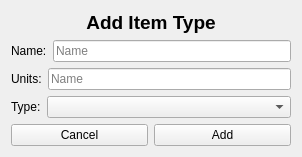
<?xml version="1.0" encoding="UTF-8"?>
<ui version="4.0">
 <class>addItemWindow</class>
 <widget class="QWidget" name="addItemWindow">
  <property name="geometry">
   <rect>
    <x>0</x>
    <y>0</y>
    <width>302</width>
    <height>153</height>
   </rect>
  </property>
  <property name="windowTitle">
   <string>Add Item</string>
  </property>
  <layout class="QVBoxLayout" name="verticalLayout">
   <item>
    <widget class="QLabel" name="label_title">
     <property name="font">
      <font>
       <pointsize>14</pointsize>
       <bold>true</bold>
      </font>
     </property>
     <property name="text">
      <string>Add Item Type</string>
     </property>
     <property name="alignment">
      <set>Qt::AlignCenter</set>
     </property>
    </widget>
   </item>
   <item>
    <widget class="QWidget" name="widget_7" native="true">
     <layout class="QHBoxLayout" name="horizontalLayout_7">
      <property name="leftMargin">
       <number>0</number>
      </property>
      <property name="topMargin">
       <number>0</number>
      </property>
      <property name="rightMargin">
       <number>0</number>
      </property>
      <property name="bottomMargin">
       <number>0</number>
      </property>
      <item>
       <widget class="QLabel" name="label_newName">
        <property name="text">
         <string>Name:</string>
        </property>
       </widget>
      </item>
      <item>
       <widget class="QLineEdit" name="nameInput">
        <property name="placeholderText">
         <string>Name</string>
        </property>
       </widget>
      </item>
     </layout>
    </widget>
   </item>
   <item>
    <widget class="QWidget" name="widget_2" native="true">
     <layout class="QHBoxLayout" name="horizontalLayout_2">
      <property name="leftMargin">
       <number>0</number>
      </property>
      <property name="topMargin">
       <number>0</number>
      </property>
      <property name="rightMargin">
       <number>0</number>
      </property>
      <property name="bottomMargin">
       <number>0</number>
      </property>
      <item>
       <widget class="QLabel" name="label_newUnits">
        <property name="sizePolicy">
         <sizepolicy hsizetype="Fixed" vsizetype="Preferred">
          <horstretch>0</horstretch>
          <verstretch>0</verstretch>
         </sizepolicy>
        </property>
        <property name="text">
         <string>Units:</string>
        </property>
       </widget>
      </item>
      <item>
       <widget class="QLineEdit" name="unitInput">
        <property name="placeholderText">
         <string>Name</string>
        </property>
       </widget>
      </item>
     </layout>
    </widget>
   </item>
   <item>
    <widget class="QWidget" name="widget_8" native="true">
     <layout class="QHBoxLayout" name="horizontalLayout_8">
      <property name="leftMargin">
       <number>0</number>
      </property>
      <property name="topMargin">
       <number>0</number>
      </property>
      <property name="rightMargin">
       <number>0</number>
      </property>
      <property name="bottomMargin">
       <number>0</number>
      </property>
      <item>
       <widget class="QLabel" name="label_3">
        <property name="sizePolicy">
         <sizepolicy hsizetype="Fixed" vsizetype="Preferred">
          <horstretch>0</horstretch>
          <verstretch>0</verstretch>
         </sizepolicy>
        </property>
        <property name="text">
         <string>Type:</string>
        </property>
       </widget>
      </item>
      <item>
       <widget class="QComboBox" name="typeSelector"/>
      </item>
     </layout>
    </widget>
   </item>
   <item>
    <widget class="QWidget" name="widget_6" native="true">
     <layout class="QHBoxLayout" name="horizontalLayout_6">
      <property name="leftMargin">
       <number>0</number>
      </property>
      <property name="topMargin">
       <number>0</number>
      </property>
      <property name="rightMargin">
       <number>0</number>
      </property>
      <property name="bottomMargin">
       <number>0</number>
      </property>
      <item>
       <widget class="QPushButton" name="cancelBtn">
        <property name="styleSheet">
         <string notr="true"/>
        </property>
        <property name="text">
         <string>Cancel</string>
        </property>
       </widget>
      </item>
      <item>
       <widget class="QPushButton" name="addBtn">
        <property name="text">
         <string>Add</string>
        </property>
       </widget>
      </item>
     </layout>
    </widget>
   </item>
  </layout>
 </widget>
 <resources/>
 <connections/>
</ui>
